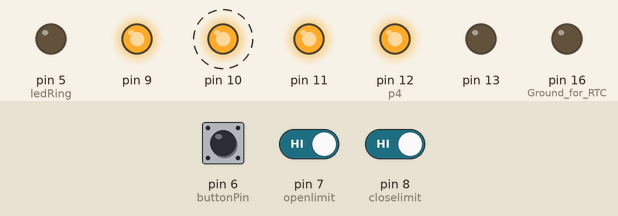
Recording of a sketch running on a simulated Arduino Uno, built with avr-gcc and run on an emulated ATmega328P. Shown: output pins drawn as LEDs (lit = HIGH). Dashed ring = blinking. The inputs (shaded band) are chosen by the test bench; at power-on: pin 7 (openlimit) HIGH, pin 8 (closelimit) HIGH, pin 6 (buttonPin) HIGH. The local clock reads 2024-03-15 10:24:30 at power-on unless the sketch sets it; pins used as bus, display or sensor lines are not drawn; what the sketch prints to the serial monitor is not drawn.

Above: at 2.3 s.
2.4 s: pin 7 (openlimit) driven LOW
At 2.9 s:
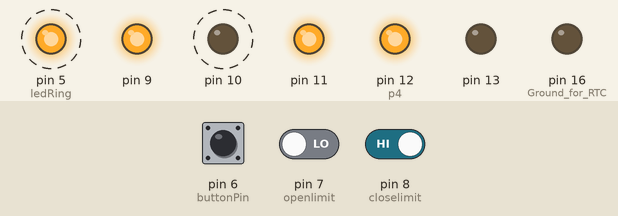
5.9 s: pin 8 (closelimit) driven LOW
At 7.8 s:
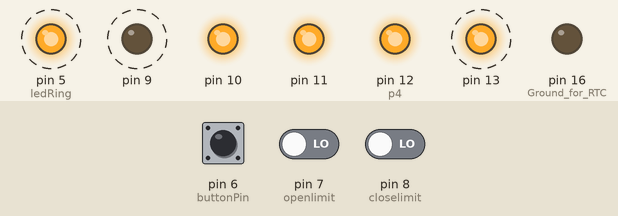
9.6 s: pin 8 (closelimit) driven HIGH
At 11.5 s:
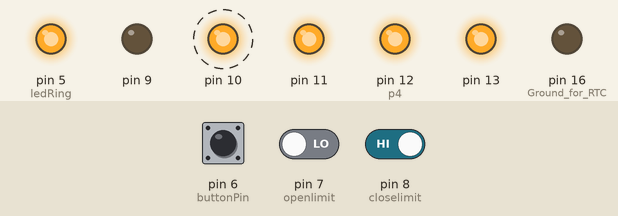
13.3 s: pin 7 (openlimit) driven HIGH
At 15.7 s:
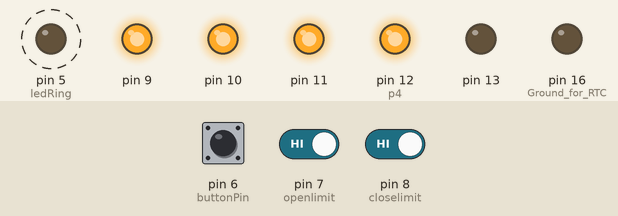
Timing chart, 0 to 18.0 s (numbered marks = the images above; inputs shaded):
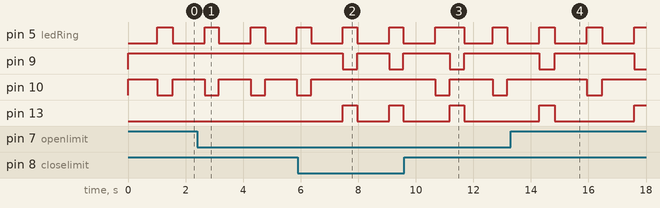

The sketch:

chicken_door_relay_board.ino
```cpp
#include <Wire.h>
#include "RTClib.h"
#include <Time.h>
#include <TimeAlarms.h>
#define aref_voltage 3.5      // we tie 3.3V to ARef and measure it with a multimeter!
RTC_DS1307 RTC;
// constants won't change. They're used here to
// set pin numbers:
const int ledRing = 5;        // led ring in the pushbutton
const int buttonPin = 6;      // number of the pushbutton pin
const int closelimit = 8;     // limit switch for the bottom of the frame
const int openlimit = 7;      // limit switch for the top of the frame
const int CLOSED = 0;         // door is open
const int OPEN = 1;           // door is closed
const int UNDETERMINED = 2;   // door neither open or closed
const int tempTrigger = 4;   // temperature trigger to turn on relay for fan
const int tempPin = 0;        // analog temperature sensor
// relay board with 4 relays
const int p1 = 9;             // door motor control
const int p2 = 10;            // door motor control
const int p3 = 11;            // unused
const int p4 = 12;            // fan control

// variables will change:
int tempReading;
int holdTime = 2000;
int previousDir = OPEN;
int buttonState = 0;          // variable for reading the pushbutton status
int doorstate = 0;
float sunrise;
float sunset;

time_t syncProvider() {       //this does the same thing as RTC_DS1307::get()
  return RTC.now().unixtime();
}

void setup() {
  pinMode(ledRing, OUTPUT);
  pinMode(buttonPin, INPUT_PULLUP);
  pinMode(closelimit, INPUT_PULLUP);
  pinMode(openlimit, INPUT_PULLUP);
  pinMode(9, OUTPUT);
  pinMode(10, OUTPUT);
  pinMode(11, OUTPUT);
  pinMode(12, OUTPUT);
  pinMode(13, OUTPUT);
  pinMode(17, OUTPUT);         // Used to power the RTC
  pinMode(16, OUTPUT);         // Ground for RTC
  // turn all the relays off by setting HIGH
  digitalWrite(9, HIGH);
  digitalWrite(10, HIGH);
  digitalWrite(11, HIGH);
  digitalWrite(12, HIGH);
  digitalWrite(17, HIGH);
  digitalWrite(16, LOW);
  Serial.begin(57600); // set up Serial library at 57600 bps
  analogReference(EXTERNAL);    // Used for the temperature probe
  #ifdef AVR
    Wire.begin();
  #else
    Wire1.begin(); // Shield I2C pins connect to alt I2C bus on Arduino Due
  #endif
  RTC.begin();
  if (! RTC.isrunning()) {
    Serial.println("RTC is NOT running!");
  }
  // following line sets the RTC to the date & time this sketch was compiled
  RTC.adjust(DateTime(F(__DATE__), F(__TIME__)));
  // This line sets the RTC with an explicit date & time, for example to set
  // January 21, 2014 at 3am you would call:
  // RTC.adjust(DateTime(2014, 1, 21, 3, 0, 0));
  setSyncProvider(syncProvider);
  RTC.now;
  printTime();
  Alarm.alarmRepeat(6, 30, 00, opendoor);  //open door in the morning
  Alarm.alarmRepeat(19, 00, 00, closedoor); // close door in the evening
  Alarm.timerRepeat(60, checkTemp); // check temerature every 60 seconds
  Alarm.timerOnce(10, opendoor);  // 10 seconds after poweron, open up the door
}

void loop() {
  buttonState = digitalRead(buttonPin);
  if (buttonState == LOW) {
    int limitHigh = digitalRead(openlimit);
    int limitLow = digitalRead(closelimit);
    if (limitHigh == LOW && limitLow == LOW)
    buttonState = HIGH;
  }
  delay(1000);
  if (buttonState == HIGH) {
    Serial.print("Door state is ");
    switch (doorstate) {
      case 0:
        Serial.println("closed");
        break;
      case 1:
        Serial.println("open");
        break;
      default:
        Serial.println("undetermined");
    }
    setdoorstate();
    if (doorstate == OPEN) {
      closedoor();
    } else if (doorstate == CLOSED) {
      opendoor();
    } else {
      if (previousDir == CLOSED) {
        opendoor();
      } else {
        closedoor();
      }
    }
  }
  Alarm.delay(100);
}

void checkTemp() {
  tempReading = analogRead(tempPin);
  float voltage = tempReading * aref_voltage;
  voltage /= 1024.0;
  float temperatureC = (voltage - 0.5) * 100;
  Serial.print(temperatureC); Serial.println(" degrees C");
  if (temperatureC <= tempTrigger && doorstate == CLOSED) {
    digitalWrite(p4, LOW);
  } else {
    digitalWrite(p4, HIGH);
  }
}

void setdoorstate() {
  if (digitalRead(closelimit) == LOW) {doorstate = CLOSED; } // checks limit switch and set state accordingly
  else if (digitalRead(openlimit) == LOW) {doorstate = OPEN; }
  else {doorstate = UNDETERMINED; }
}

void closedoor() {
  if(doorstate == CLOSED){
    Serial.println("Door is already Closed!");
  } else {
    Serial.print("Door is closing ..."); // print out the action of the door:
    monitorLimit(p2, closelimit);
    setdoorstate();
    if (doorstate == UNDETERMINED) {
      previousDir = CLOSED;
    } else {
      Serial.println("Door Closed");
      Serial.println(" ");
      doorstate = CLOSED;//set door state
    }
    printTime();
  }
}

void opendoor() {
  if(doorstate == OPEN){
    Serial.println("Door is already Open!");
  } else {
    digitalWrite(13, HIGH);
    Serial.println("Door is opening...");
    monitorLimit(p1, openlimit);
    if (doorstate == UNDETERMINED) {
      previousDir = OPEN;
    } else {
      Serial.println("Door Open");
      Serial.println(" ");
      doorstate = OPEN;  //set door state
      digitalWrite(13, LOW);
    }
    printTime();
  }
}

void monitorLimit(int relay, int limit) {
  digitalWrite(relay, LOW);
  digitalWrite(ledRing, HIGH);
  int counter = 0;
  delay(500);
  while ((digitalRead(openlimit) == HIGH) && digitalRead(closelimit) == HIGH && (counter < 10000)) {
    if (digitalRead(buttonPin) == HIGH) {
      delay(50);
      break;
    }
    delay(20);        // delay to simulate time it take door to close
    counter++;
  }
  digitalWrite(relay, HIGH);
  digitalWrite(ledRing, LOW);
  digitalWrite(13, LOW);
 }

void checkdoorstatus() {
    //setdoorstate();
    if(doorstate == CLOSED){
    Serial.println("Door is Closed");
    Serial.println(" ");
    } else if (doorstate == OPEN){
    Serial.println("Door is Open");
    Serial.println(" ");
    } else {
    Serial.println("Door state undetermined");
    Serial.println(" ");
  }
}

void printTime() {
  //setSyncProvider(RTC.get);
  DateTime now = RTC.now();
  Serial.print(now.year(), DEC);
  Serial.print('/');
  Serial.print(now.month(), DEC);
  Serial.print('/');
  Serial.print(now.day(), DEC);
  Serial.print(' ');
  Serial.print(now.hour(), DEC);
  Serial.print(':');
  Serial.print(now.minute(), DEC);
  Serial.print(':');
  Serial.print(now.second(), DEC);
  Serial.println();
}
```

Measured:
- after the input at 2.4 s, pin 9: stays HIGH (without the input it goes to LOW after 0.26 s); pin 13: stays LOW (without the input it goes to HIGH after 0.26 s)
- after the input at 5.9 s, pin 9: alternates HIGH for 1.1 s and LOW for 0.50 s, starting after 1.6 s; pin 10: goes on until 6.4 s, then stays HIGH; pin 13: alternates HIGH for 0.50 s and LOW for 1.1 s, starting after 1.6 s
- after the input at 9.6 s, pin 10: alternates HIGH for 1.5 s and LOW for 0.50 s, starting after 1.1 s
- after the input at 13.3 s, pin 9: HIGH → LOW after 0.98 s, → HIGH 0.55 s later, → LOW 2.8 s later; pin 13: LOW → HIGH after 0.98 s, → LOW 0.55 s later, → HIGH 2.8 s later
- by itself, pin 5 (ledRing): alternates HIGH for 0.55 s and LOW for 1.1 s
- by itself, pin 10: alternates HIGH for 1.1 s and LOW for 0.50 s
